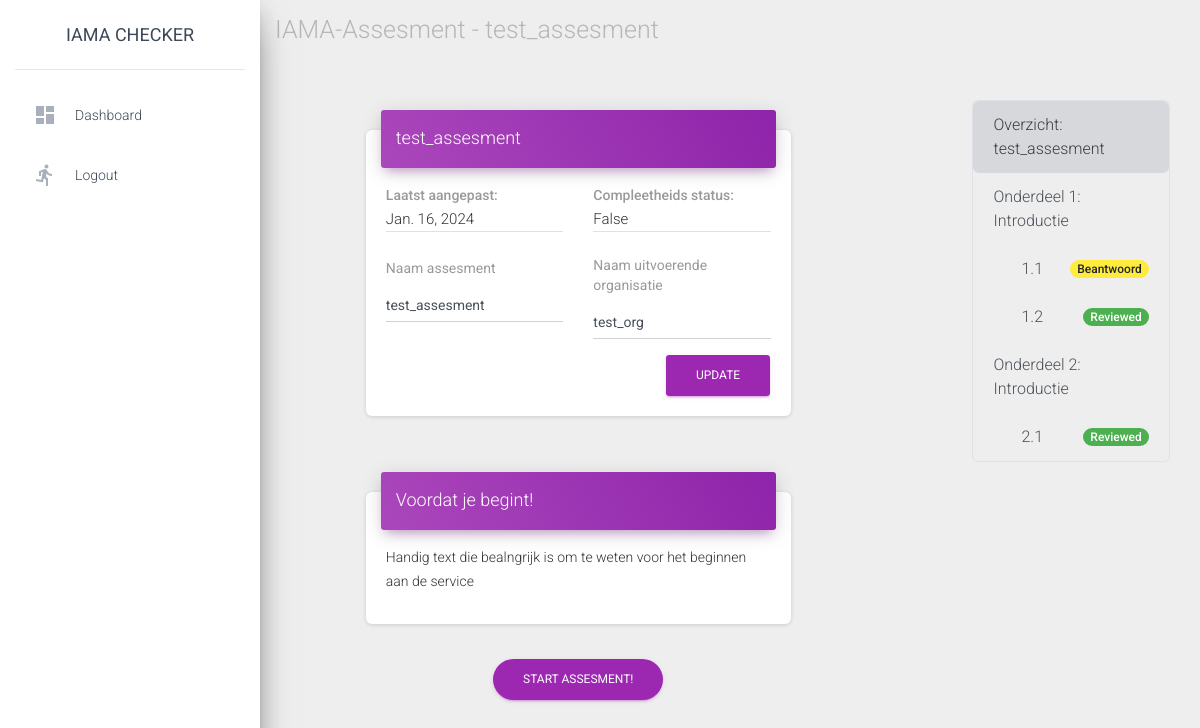
The app's page /assesments/14/ (signed in), older data.
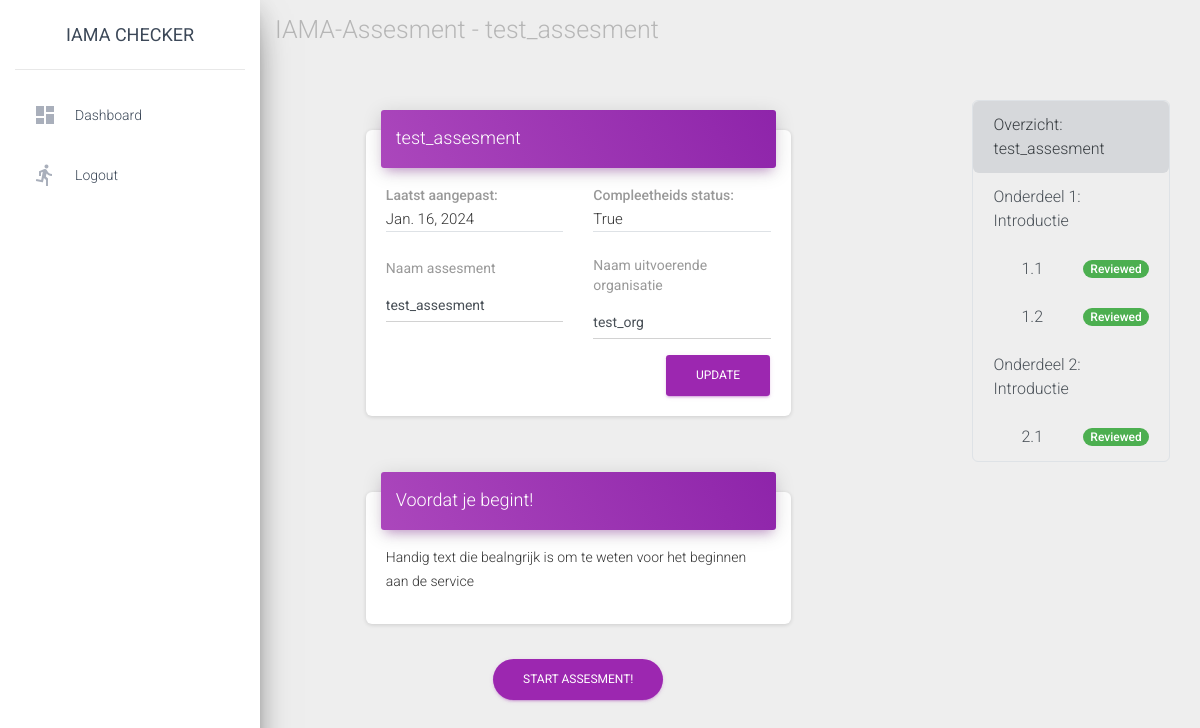
The same page, newer data.
### base/models.py (models this page shows, shortened)
class Assesment(models.Model):
    name = models.CharField(max_length=40)# Name of the assesment
    organisation = models.CharField(max_length=50)# Name of the organisation performing the assesment
    complete_status = models.BooleanField(default=False)# Complete when all questions have been answered
    date_last_saved = models.DateField(auto_now=True)# Automatically saves new value when this object is saved
    user = models.ForeignKey(User, on_delete=models.CASCADE, default=user_pk_sentinel)

class Question(models.Model):
    class Jobs():
        _jobs = {
            "DA": "Data scientist",
            "BE": "Bestuur",
            "BG": "Belangen groep",
            "OG": "Opdracht gever",
            "PL": "Project leider",
            "DE": "Domein expert",
            "PB": "Panel van burgers",
            "VB": "Vertegenwoordiger belangengroep",
        }
    question_title = models.CharField(max_length=140, default="Question title")
    question_text = models.TextField()# Content to display
    question_phase = models.IntegerField() # Phase number of the question
    question_number = models.IntegerField() # Question number in the phase
    job_list = models.JSONField(default=list)

### base/views.py (the view)
# urls.py: path("assesments/<int:assesment_id>/", views.detail, name="detail"),
@login_required
def detail(request, assesment_id):
    try:
        assesment = Assesment.objects.get(pk=assesment_id)
    except (KeyError, Assesment.DoesNotExist):
        return render(request, "errors/error.html", {"message": "Assesment bestaat niet!"})
    if request.user.pk != assesment.user.pk:
        return render(request, "errors/error.html", {"message": "Gebruiker heeft geen toegang tot deze assesment!"})
    question_list = request.session.get("questions", create_question_list())
    status_list = get_complete_status(request, assesment)
    index_context_objects = {
        "question_list": question_list,
        "status_list": status_list,
    }
    return render(request, "base/detail.html", {"assesment": assesment, "index_context_objects": index_context_objects})

### base/templatetags/base_extra.py (called while the page is built)
@register.filter()
def key(dict, key):
    return dict[str(key)]

### base/views.py (called while the page is built)
def create_question_list():
    color = [
        "#007bc760",
        "#42145f60",
        "#a9006160",
        "#ffb61260"
    ]
    current_phase = 1# Counter
    questions = []# List to append
    while (question_list := Question.objects.filter(question_phase=current_phase).order_by("question_number")):
        questions.append({"phase_num": current_phase, "question_list": question_list, "list_item_color": color[current_phase - 1]})
        current_phase += 1
    return questions

### base/templates/base/detail.html (shortened to what this page needs)
{% extends "base/base.html" %}
{% block navigation %}
IAMA-Assesment - {{ assesment.name}}
{% endblock %}
{% block content %}
<div class="row">
    <div class="col-md-1"></div>
    <div class="col-md-6">
        <div class="card">
            <div class="card-header card-header-primary">
                <h4 class="card-title">{{ assesment.name }}</h4>
            </div>
            <div class="card-body">
                <div class="row">
                    <div class="col-md-6">
                        <div class="text-gray font-weight-bold">Laatst aangepast:</div>
                        <p class="border-bottom" style="font-size: 15px;">{{ assesment.date_last_saved }}</p>
                    </div>
                    <div class="col-md-6">
                        <div class="text-gray font-weight-bold">Compleetheids status:</div>
                        <p class="border-bottom" style="font-size: 15px;">{{ assesment.complete_status }}</p>
                    </div>
                </div>
                <form action="{% url 'base:update_assesment' assesment.id %}" method="post">
                    <div class="row">
                        <div class="col-md-6">
                            <div class="form-group">
                                <label class="bmd-label-floating">Naam assesment</label>
                                <input type="text" class="form-control" name="name" value="{{ assesment.name }}">
                            </div>
                        </div>
                        <div class="col-md-6">
                            <div class="form-group">
                                <label class="bmd-label-floating">Naam uitvoerende organisatie</label>
                                <input type="text" class="form-control" name="organisation" value="{{ assesment.organisation }}">
                            </div>
                        </div>
                    </div>
                    <button type="submit" class="btn btn-primary pull-right">Update</button>
                    <div class="clearfix"></div>
                </form>
            </div>
        </div>
    </div>
    <div class="col-md-2"></div>
    <div class="col-md-3">
        {% include "base/q_index.html" with assesment=assesment question_list=index_context_objects.question_list current_question=question.id status_list=index_context_objects.status_list %}
    </div>
</div>
<div class="row d-flex align-items-center">
    <div class="col-md-1"></div>
    <div class="col-md-6">
        <div class="card">
            <div class="card-header card-header-primary">
                <h4 class="card-title">Voordat je begint!</h4>
            </div>
            <div class="card-body">
                <p>Handig text die bealngrijk is om te weten voor het beginnen aan de service</p>
            </div>
        </div>
    </div>
</div>
<div class="row d-flex text-center">
    <div class="col-md-1"></div>
    <div class="col-md-6">
        <a href="{% url 'base:question_detail' assesment.id 1 %}" class="btn btn-primary btn-round">Start Assesment!</a>
    </div>
</div>
{% endblock %}

### base/templates/base/base.html (shortened to what this page needs)
{% load static %}
 <!DOCTYPE html>
 <html lang="en">
 <head>
   <link rel="stylesheet" href="https://maxcdn.bootstrapcdn.com/font-awesome/latest/css/font-awesome.min.css">
   <link href="{% static 'base/material-dashboard.css' %}" rel="stylesheet" />
 </head>
 <body class="">
   <div class="wrapper ">
     {% include 'base/sidebar.html' %}
     <div class="main-panel">
      <nav class="navbar navbar-expand-lg navbar-transparent navbar-absolute fixed-top ">
        <div class="container-fluid">
          <div class="navbar-wrapper">
            <div class="navbar-text" style="color: grey; opacity: 0.5;">{% block navigation %}{% endblock %}
            </div>
          </div>
        </div>
    </nav>
       <div class="content">
         <div class="container-fluid">
           {% block content %}{% endblock content %}
         </div>
       </div>
     </div>
   </div>
 </body>
 </html>

### base/templates/base/sidebar.html
<div class="sidebar" data-color="purple" data-background-color="white">
    <div class="logo">
      <div class="simple-text logo-normal">IAMA Checker</div>
    </div>
    <div class="sidebar-wrapper">
      <ul class="nav">
      {% if request.user.is_authenticated %}
        <li class="nav-item {% if 'index' in segment %} active {% endif %}">
          <a class="nav-link" href="/">
            <i class="material-icons">dashboard</i>
            <p>Dashboard</p>
          </a>
        </li>
        <li class="nav-item ">
          <a class="nav-link" href="{% url 'logout' %}" >
            <i class="material-icons">directions_run</i>
            <p>Logout</p>
          </a>
        </li>
      {% endif %}
      </ul>
    </div>
  </div>

### base/templates/base/q_index.html
{% load base_extra %}
<div class="list-group rounded border" style="border-color:grey">
    <a href="{% url 'base:detail' assesment.id %}" class="list-group-item list-group-item-action list-group-item-secondary rounded">
        Overzicht: {{ assesment.name }}
    </a>
    {% for phase in question_list %}
        {% for question in phase.question_list %}
            {% if question.question_number == 0 %}
                {% if current_question == question.id %}
                    <a href="{% url 'base:question_detail' assesment.id question.id %}" class="list-group-item list-group-item-action active rounded">
                        Onderdeel {{ phase.phase_num }}: Introductie
                    </a>
                {% else %}
                    <a href="{% url 'base:question_detail' assesment.id question.id %}" class="list-group-item list-group-item-action rounded">
                        Onderdeel {{ phase.phase_num }}: Introductie
                    </a>
                {% endif %}
            {% else %}
                {% if current_question == question.id %}
                    <a href="{% url 'base:question_detail' assesment.id question.id %}" class="list-group-item list-group-item-action d-flex justify-content-between align-items-center active rounded"
                    style="padding-left: 3em">
                        {{ question.question_phase }}.{{ question.question_number }} {{ status_list|key:question.id|safe }}
                    </a>
                {% else %}
                    <a href="{% url 'base:question_detail' assesment.id question.id %}" class="list-group-item list-group-item-action d-flex justify-content-between align-items-center rounded"
                    style="padding-left: 3em">
                        {{ question.question_phase }}.{{ question.question_number }} {{ status_list|key:question.id|safe }}
                    </a>
                {% endif %}
            {% endif %}
        {% endfor %}
    {% endfor %}
</div>

Row changes from the older to the newer data that the page shows:
changed Assesment "test_assesment": complete_status "False" → "True"
computed for Question (number 2 of 5 on the later page): id "Beantwoord" → "Reviewed"
